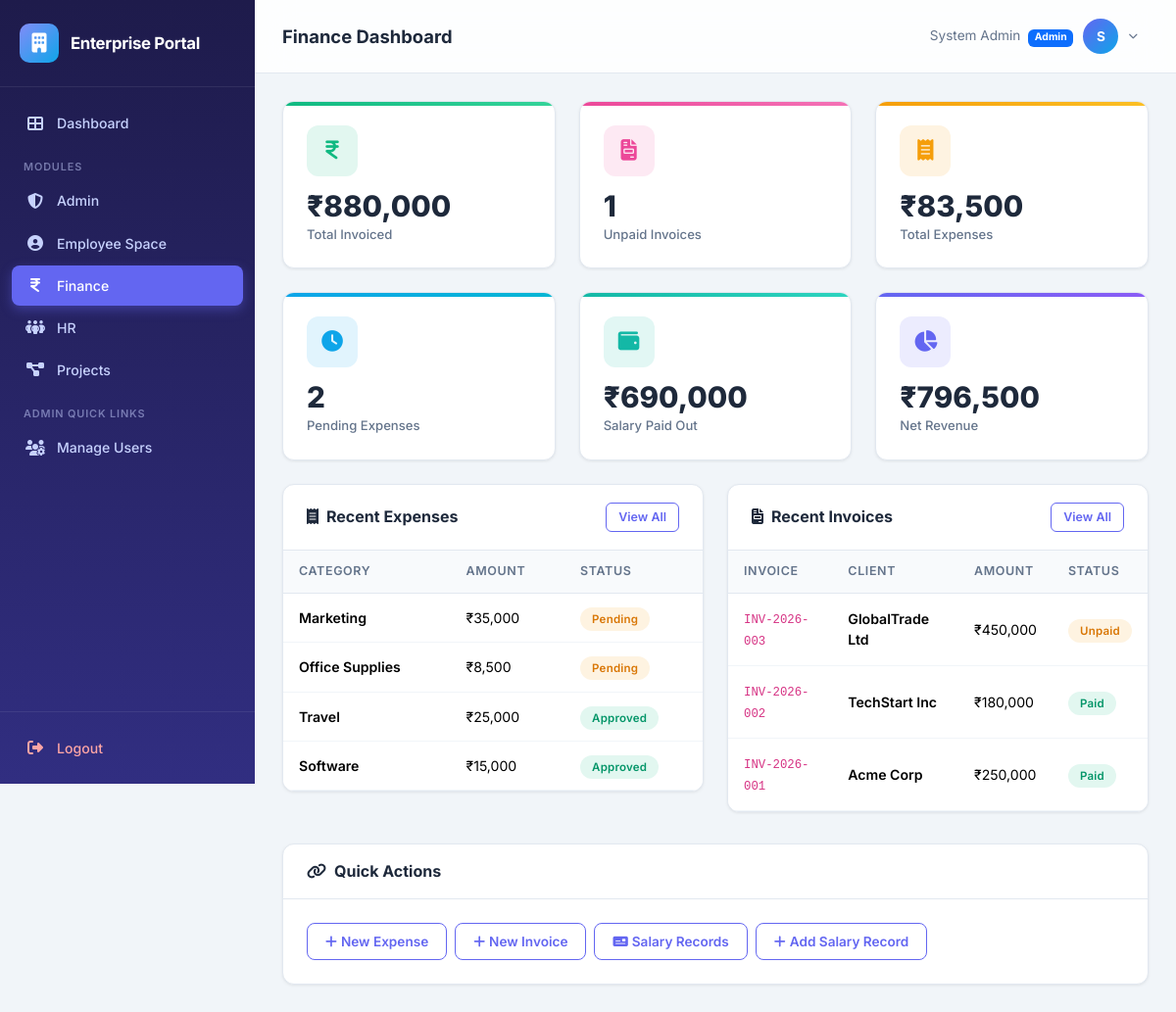
/finance/ (signed in), run on the app's committed database.
### app/models.py (models this page shows, shortened)
class Module(db.Model):
    __tablename__ = 'modules'
    id = db.Column(db.Integer, primary_key=True)
    name = db.Column(db.String(50), unique=True, nullable=False)
    slug = db.Column(db.String(50), unique=True, nullable=False)
    description = db.Column(db.String(200), default='')
    icon = db.Column(db.String(50), default='fas fa-cube')

class User(UserMixin, db.Model):
    __tablename__ = 'users'
    id = db.Column(db.Integer, primary_key=True)
    username = db.Column(db.String(80), unique=True, nullable=False, index=True)
    email = db.Column(db.String(120), unique=True, nullable=False)
    password_hash = db.Column(db.String(256), nullable=False)
    full_name = db.Column(db.String(150), nullable=False)
    phone = db.Column(db.String(20), default='')
    is_admin = db.Column(db.Boolean, default=False)
    is_active_user = db.Column(db.Boolean, default=True)
    must_change_password = db.Column(db.Boolean, default=False)
    created_at = db.Column(db.DateTime, default=datetime.utcnow)
    modules = db.relationship('Module', secondary='user_modules', backref=db.backref('users', lazy='dynamic'))
    employee = db.relationship('Employee', backref='user', uselist=False, lazy='joined')
    tasks_assigned = db.relationship('Task', backref='assignee', foreign_keys='Task.assigned_to')
    expenses = db.relationship('Expense', backref='submitter', foreign_keys='Expense.submitted_by')
    projects_created = db.relationship('Project', backref='creator', foreign_keys='Project.created_by')
    @property
    def is_active(self):
        return self.is_active_user

class Expense(db.Model):
    __tablename__ = 'expenses'
    id = db.Column(db.Integer, primary_key=True)
    category = db.Column(db.String(60), nullable=False)      # Travel, Software, Office, Marketing
    amount = db.Column(db.Float, nullable=False)
    date = db.Column(db.Date, default=date.today)
    description = db.Column(db.Text, default='')
    submitted_by = db.Column(db.Integer, db.ForeignKey('users.id'), nullable=False)
    status = db.Column(db.String(20), default='Pending')     # Pending, Approved, Rejected

class Invoice(db.Model):
    __tablename__ = 'invoices'
    id = db.Column(db.Integer, primary_key=True)
    invoice_number = db.Column(db.String(30), unique=True, nullable=False)
    client_name = db.Column(db.String(150), nullable=False)
    amount = db.Column(db.Float, nullable=False)
    issue_date = db.Column(db.Date, default=date.today)
    due_date = db.Column(db.Date, nullable=True)
    status = db.Column(db.String(20), default='Unpaid')      # Unpaid, Paid, Overdue, Cancelled
    description = db.Column(db.Text, default='')

### app/finance/routes.py (the view)
@bp.route('/')
@module_required('finance')
def dashboard():
    total_expenses = db.session.query(db.func.coalesce(db.func.sum(Expense.amount), 0)).scalar()
    pending_expenses = Expense.query.filter_by(status='Pending').count()
    total_invoiced = db.session.query(db.func.coalesce(db.func.sum(Invoice.amount), 0)).scalar()
    unpaid_invoices = Invoice.query.filter_by(status='Unpaid').count()
    total_salary_paid = db.session.query(
        db.func.coalesce(db.func.sum(SalaryRecord.net_salary), 0)
    ).filter(SalaryRecord.status == 'Paid').scalar()
    recent_expenses = Expense.query.order_by(Expense.date.desc()).limit(5).all()
    recent_invoices = Invoice.query.order_by(Invoice.issue_date.desc()).limit(5).all()
    return render_template('finance/dashboard.html',
                           total_expenses=total_expenses,
                           pending_expenses=pending_expenses,
                           total_invoiced=total_invoiced,
                           unpaid_invoices=unpaid_invoices,
                           total_salary_paid=total_salary_paid,
                           recent_expenses=recent_expenses,
                           recent_invoices=recent_invoices)

### app/templates/finance/dashboard.html (shortened to what this page needs)
{% extends "base.html" %}
{% block page_title %}Finance Dashboard{% endblock %}
{% block content %}
<div class="row g-4 mb-4">
    <div class="col-sm-6 col-xl-4">
        <div class="stat-card green">
            <div class="stat-icon"><i class="fas fa-indian-rupee-sign"></i></div>
            <div class="stat-value">₹{{ "{:,.0f}".format(total_invoiced) }}</div>
            <div class="stat-label">Total Invoiced</div>
        </div>
    </div>
    <div class="col-sm-6 col-xl-4">
        <div class="stat-card pink">
            <div class="stat-icon"><i class="fas fa-file-invoice"></i></div>
            <div class="stat-value">{{ unpaid_invoices }}</div>
            <div class="stat-label">Unpaid Invoices</div>
        </div>
    </div>
    <div class="col-sm-6 col-xl-4">
        <div class="stat-card orange">
            <div class="stat-icon"><i class="fas fa-receipt"></i></div>
            <div class="stat-value">₹{{ "{:,.0f}".format(total_expenses) }}</div>
            <div class="stat-label">Total Expenses</div>
        </div>
    </div>
    <div class="col-sm-6 col-xl-4">
        <div class="stat-card blue">
            <div class="stat-icon"><i class="fas fa-clock"></i></div>
            <div class="stat-value">{{ pending_expenses }}</div>
            <div class="stat-label">Pending Expenses</div>
        </div>
    </div>
    <div class="col-sm-6 col-xl-4">
        <div class="stat-card teal">
            <div class="stat-icon"><i class="fas fa-wallet"></i></div>
            <div class="stat-value">₹{{ "{:,.0f}".format(total_salary_paid) }}</div>
            <div class="stat-label">Salary Paid Out</div>
        </div>
    </div>
    <div class="col-sm-6 col-xl-4">
        <div class="stat-card purple">
            <div class="stat-icon"><i class="fas fa-chart-pie"></i></div>
            <div class="stat-value">₹{{ "{:,.0f}".format(total_invoiced - total_expenses) }}</div>
            <div class="stat-label">Net Revenue</div>
        </div>
    </div>
</div>
<div class="row g-4">
    <div class="col-lg-6">
        <div class="data-card">
            <div class="card-header">
                <h5><i class="fas fa-receipt me-2"></i>Recent Expenses</h5>
                <a href="{{ url_for('finance.expenses') }}" class="btn btn-outline-primary btn-sm">View All</a>
            </div>
            <div class="table-responsive">
                <table class="table">
                    <thead><tr><th>Category</th><th>Amount</th><th>Status</th></tr></thead>
                    <tbody>
                        {% for exp in recent_expenses %}
                        <tr>
                            <td class="fw-semibold">{{ exp.category }}</td>
                            <td>₹{{ "{:,.0f}".format(exp.amount) }}</td>
                            <td><span class="badge-status badge-{{ exp.status | lower }}">{{ exp.status }}</span></td>
                        </tr>
                        {% else %}
                        <tr><td colspan="3" class="text-center py-3" style="color:var(--text-secondary);">No expenses</td></tr>
                        {% endfor %}
                    </tbody>
                </table>
            </div>
        </div>
    </div>
    <div class="col-lg-6">
        <div class="data-card">
            <div class="card-header">
                <h5><i class="fas fa-file-invoice me-2"></i>Recent Invoices</h5>
                <a href="{{ url_for('finance.invoices') }}" class="btn btn-outline-primary btn-sm">View All</a>
            </div>
            <div class="table-responsive">
                <table class="table">
                    <thead><tr><th>Invoice</th><th>Client</th><th>Amount</th><th>Status</th></tr></thead>
                    <tbody>
                        {% for inv in recent_invoices %}
                        <tr>
                            <td><code>{{ inv.invoice_number }}</code></td>
                            <td class="fw-semibold">{{ inv.client_name }}</td>
                            <td>₹{{ "{:,.0f}".format(inv.amount) }}</td>
                            <td><span class="badge-status badge-{{ inv.status | lower }}">{{ inv.status }}</span></td>
                        </tr>
                        {% else %}
                        <tr><td colspan="4" class="text-center py-3" style="color:var(--text-secondary);">No invoices</td></tr>
                        {% endfor %}
                    </tbody>
                </table>
            </div>
        </div>
    </div>
</div>
<div class="row g-4 mt-2">
    <div class="col-12">
        <div class="data-card">
            <div class="card-header">
                <h5><i class="fas fa-link me-2"></i>Quick Actions</h5>
            </div>
            <div class="p-4">
                <div class="d-flex flex-wrap gap-2">
                    <a href="{{ url_for('finance.add_expense') }}" class="btn btn-outline-primary">
                        <i class="fas fa-plus me-1"></i>New Expense
                    </a>
                    <a href="{{ url_for('finance.add_invoice') }}" class="btn btn-outline-primary">
                        <i class="fas fa-plus me-1"></i>New Invoice
                    </a>
                    <a href="{{ url_for('finance.salaries') }}" class="btn btn-outline-primary">
                        <i class="fas fa-money-check me-1"></i>Salary Records
                    </a>
                    <a href="{{ url_for('finance.add_salary') }}" class="btn btn-outline-primary">
                        <i class="fas fa-plus me-1"></i>Add Salary Record
                    </a>
                </div>
            </div>
        </div>
    </div>
</div>
{% endblock %}

### app/templates/base.html (shortened to what this page needs)
<!DOCTYPE html>
<html lang="en">
<head>
    <link href="https://cdn.jsdelivr.net/npm/bootstrap@5.3.3/dist/css/bootstrap.min.css" rel="stylesheet">
    <link href="https://cdnjs.cloudflare.com/ajax/libs/font-awesome/6.5.1/css/all.min.css" rel="stylesheet">
    <link rel="stylesheet" href="{{ url_for('static', filename='css/style.css') }}">
</head>
<body>
    <aside id="sidebar" class="sidebar">
        <div class="sidebar-brand">
            <div class="brand-icon">
                <i class="fas fa-building"></i>
            </div>
            <h5>Enterprise Portal</h5>
        </div>
        <nav class="sidebar-nav">
            <a href="{{ url_for('main_dashboard') }}" class="nav-link">
                <i class="fas fa-th-large"></i>
                <span>Dashboard</span>
            </a>
            <div class="nav-label">Modules</div>
            {% for mod in user_modules %}
                {% if mod.slug == 'admin' %}
                <a href="{{ url_for('admin.dashboard') }}" class="nav-link" id="nav-admin">
                    <i class="fas fa-shield-halved"></i>
                    <span>Admin</span>
                </a>
                {% elif mod.slug == 'hr' %}
                <a href="{{ url_for('hr.dashboard') }}" class="nav-link" id="nav-hr">
                    <i class="fas fa-people-group"></i>
                    <span>HR</span>
                </a>
                {% elif mod.slug == 'pm' %}
                <a href="{{ url_for('pm.dashboard') }}" class="nav-link" id="nav-pm">
                    <i class="fas fa-diagram-project"></i>
                    <span>Projects</span>
                </a>
                {% elif mod.slug == 'finance' %}
                <a href="{{ url_for('finance.dashboard') }}" class="nav-link" id="nav-finance">
                    <i class="fas fa-indian-rupee-sign"></i>
                    <span>Finance</span>
                </a>
                {% elif mod.slug == 'employee' %}
                <a href="{{ url_for('employee.dashboard') }}" class="nav-link" id="nav-employee">
                    <i class="fas fa-user-circle"></i>
                    <span>Employee Space</span>
                </a>
                {% endif %}
            {% endfor %}
            {% if current_user.is_admin %}
            <div class="nav-label">Admin Quick Links</div>
            <a href="{{ url_for('admin.users') }}" class="nav-link">
                <i class="fas fa-users-cog"></i>
                <span>Manage Users</span>
            </a>
            {% endif %}
        </nav>
        <div class="sidebar-footer">
            <a href="{{ url_for('auth.logout') }}" class="nav-link">
                <i class="fas fa-right-from-bracket"></i>
                <span>Logout</span>
            </a>
        </div>
    </aside>
    <div class="main-content">
        <header class="top-navbar">
            <div class="d-flex align-items-center gap-3">
                <h1 class="page-title">{% block page_title %}Dashboard{% endblock %}</h1>
            </div>
            <div class="user-dropdown">
                <button class="user-dropdown-toggle" id="userDropdownBtn" type="button">
                    <span class="d-none d-md-inline" style="font-size:0.85rem; color: var(--text-secondary);">
                        {{ current_user.full_name }}
                        {% if current_user.is_admin %}
                            <span class="badge bg-primary ms-1" style="font-size:0.65rem;">Admin</span>
                        {% endif %}
                    </span>
                    <div class="user-avatar">
                        {{ current_user.full_name[0] | upper }}
                    </div>
                    <i class="fas fa-chevron-down" style="font-size:0.6rem; color:var(--text-secondary);"></i>
                </button>
            </div>
        </header>
        <div class="page-body">
            {% block content %}{% endblock %}
        </div>
    </div>
</body>
</html>

### data on the page
User: full_name "System Admin", full_name "S"
Expense: category "Marketing", amount "35,000", status "Pending"
Expense: category "Office Supplies", amount "8,500", status "Pending"
Expense: category "Travel", amount "25,000", status "Approved"
Expense: category "Software", amount "15,000", status "Approved"
Invoice: invoice_number "INV-2026-003", client_name "GlobalTrade Ltd", amount "450,000", status "Unpaid"
Invoice: invoice_number "INV-2026-002", client_name "TechStart Inc", amount "180,000", status "Paid"
Invoice: invoice_number "INV-2026-001", client_name "Acme Corp", amount "250,000", status "Paid"

### other printed values
{{ "{:,.0f}".format(total_invoiced) }} "880,000"
{{ unpaid_invoices }} "1"
{{ "{:,.0f}".format(total_expenses) }} "83,500"
{{ pending_expenses }} "2"
{{ "{:,.0f}".format(total_salary_paid) }} "690,000"
{{ "{:,.0f}".format(total_invoiced - total_expenses) }} "796,500"
